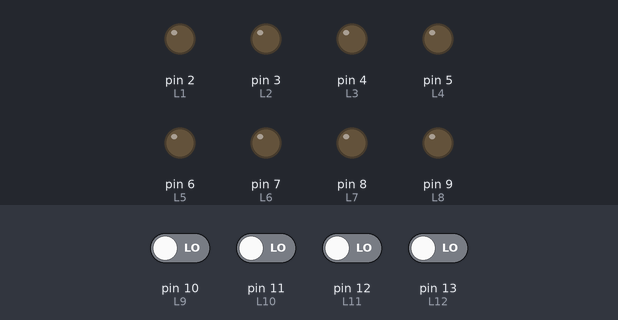
Recording of a sketch running on a simulated Arduino Uno, built with avr-gcc and run on an emulated ATmega328P. Shown: output pins drawn as LEDs (lit = HIGH). Dashed ring = blinking. The inputs (shaded band) are chosen by the test bench; at power-on: pin 10 (L9), pin 11 (L10), pin 12 (L11), pin 13 (L12) LOW.

Above: at 1.2 s.
1.3 s: pin 10 (L9) driven HIGH and pin 13 (L12) driven HIGH
At 1.45 s:
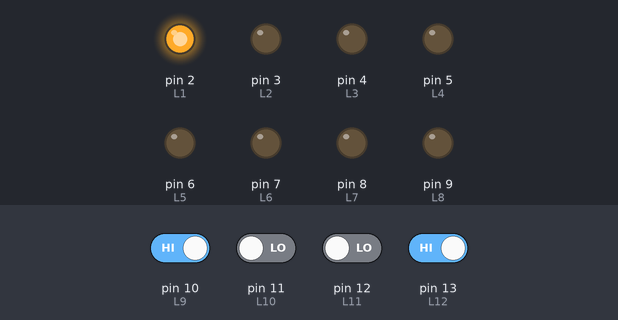
4.3 s: pin 10 (L9) driven LOW
At 5.35 s:
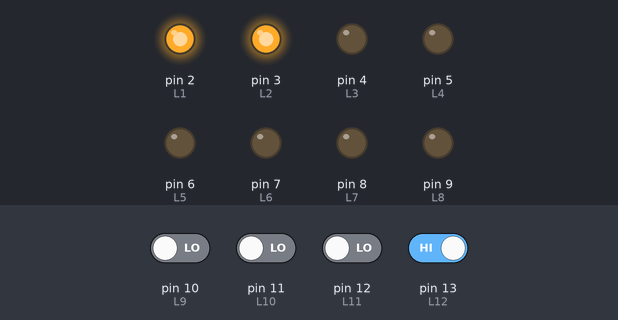
7.3 s: pin 12 (L11) driven HIGH
At 8.6 s:
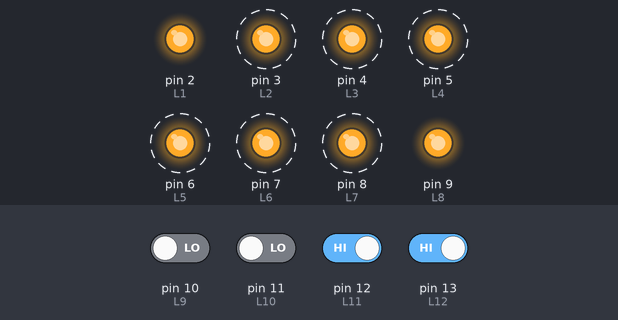
10.3 s: pin 13 (L12) driven LOW
At 11.7 s:
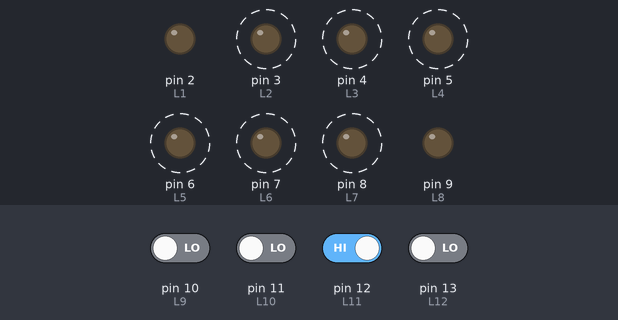
11.9 s: pin 13 (L12) driven HIGH
At 12.65 s:
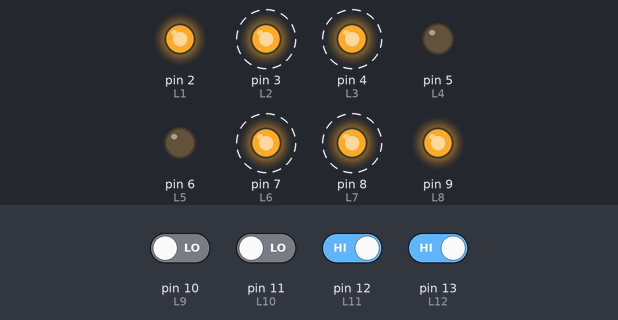
Timing chart, 0 to 15.9 s (numbered marks = the images above; inputs shaded):
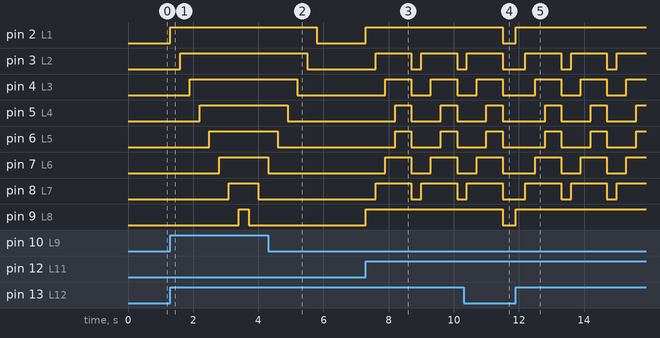

Measured:
- after the input at 1.3 s, pin 2 (L1): LOW → HIGH at once; pin 3 (L2): LOW → HIGH after 0.30 s; pin 4 (L3): LOW → HIGH after 0.60 s; pin 5 (L4): LOW → HIGH after 0.90 s; pin 6 (L5): LOW → HIGH after 1.2 s
- after the input at 4.3 s, pin 2 (L1): goes on until 5.8 s, then stays LOW; pin 3 (L2): goes on until 5.5 s, then stays LOW; pin 4 (L3): goes on until 5.2 s, then stays LOW
- after the input at 7.3 s, pin 2 (L1), pin 9 (L8): LOW → HIGH at once; pin 3 (L2), pin 8 (L7): alternates HIGH for 1.1 s and LOW for 0.30 s, starting after 0.30 s; pin 4 (L3), pin 7 (L6): alternates HIGH for 0.80 s and LOW for 0.60 s, starting after 0.60 s; pin 5 (L4), pin 6 (L5): alternates HIGH for 0.50 s and LOW for 0.90 s, starting after 0.90 s
- after the input at 10.3 s, pin 2 (L1), pin 9 (L8): HIGH → LOW after 1.2 s
- after the input at 11.9 s, pin 2 (L1), pin 9 (L8): LOW → HIGH at once; pin 3 (L2), pin 8 (L7): alternates HIGH for 1.1 s and LOW for 0.30 s, starting after 0.30 s; pin 4 (L3), pin 7 (L6): alternates HIGH for 0.80 s and LOW for 0.60 s, starting after 0.60 s; pin 5 (L4), pin 6 (L5): alternates HIGH for 0.50 s and LOW for 0.90 s, starting after 0.90 s

The sketch:

ACTIVITY_2.ino.ino
```cpp
int L1 = 2;
int L2 = 3;
int L3 = 4;
int L4 = 5;
int L5 = 6;
int L6 = 7;
int L7 = 8;
int L8 = 9;
int L9 = 10;
int L10 = 11;
int L11 = 12;
int L12 = 13;


void setup() {
  pinMode(L1, OUTPUT);
  pinMode(L2, OUTPUT);
  pinMode(L3, OUTPUT);
  pinMode(L4, OUTPUT);
  pinMode(L5, OUTPUT);
  pinMode(L6, OUTPUT);
  pinMode(L7, OUTPUT);
  pinMode(L8, OUTPUT);
  pinMode(L9, INPUT);
  pinMode(L10, INPUT);
  pinMode(L11, INPUT);
  pinMode(L12, INPUT);

}

void loop() {
  int sw1 = 0;
  int sw2 = 0;
  int sw3 = 0;
  int sw4 = 0;
  sw1 = digitalRead(L9);
  sw2 = digitalRead(L10);
  sw3 = digitalRead(L11);
  sw4 = digitalRead(L12);
  switch (sw4)
  { //main switch
    case HIGH:
      switch (sw1)
      { //switch1
        case HIGH:
          digitalWrite(L1, HIGH);
          delay(300);
          digitalWrite(L2, HIGH);
          delay(300);
          digitalWrite(L3, HIGH);
          delay(300);
          digitalWrite(L4, HIGH);
          delay(300);
          digitalWrite(L5, HIGH);
          delay(300);
          digitalWrite(L6, HIGH);
          delay(300);
          digitalWrite(L7, HIGH);
          delay(300);
          digitalWrite(L8, HIGH);
          delay(300);
          digitalWrite(L8, LOW);
          delay(300);
          digitalWrite(L7, LOW);
          delay(300);
          digitalWrite(L6, LOW);
          delay(300);
          digitalWrite(L5, LOW);
          delay(300);
          digitalWrite(L4, LOW);
          delay(300);
          digitalWrite(L3, LOW);
          delay(300);
          digitalWrite(L2, LOW);
          delay(300);
          digitalWrite(L1, LOW);
          delay(300);
          break;
      }//switch1
      switch (sw2)
      { //switch2
        case HIGH:
          digitalWrite(L1, HIGH);
          digitalWrite(L2, HIGH);
          digitalWrite(L3, HIGH);
          digitalWrite(L4, HIGH);
          digitalWrite(L5, HIGH);
          digitalWrite(L6, HIGH);
          digitalWrite(L7, HIGH);
          digitalWrite(L8, HIGH);
          delay(300);
          digitalWrite(L1, LOW);
          digitalWrite(L2, LOW);
          digitalWrite(L3, LOW);
          digitalWrite(L4, LOW);
          digitalWrite(L5, LOW);
          digitalWrite(L6, LOW);
          digitalWrite(L7, LOW);
          digitalWrite(L8, LOW);
          break;
      }//switch2
      switch (sw3)
      { //switch3
        case HIGH:
          digitalWrite(L1, HIGH);
          digitalWrite(L8, HIGH);
          delay(300);
          digitalWrite(L2, HIGH);
          digitalWrite(L7, HIGH);
          delay(300);
          digitalWrite(L3, HIGH);
          digitalWrite(L6, HIGH);
          delay(300);
          digitalWrite(L4, HIGH);
          digitalWrite(L5, HIGH);
          delay(500);
          digitalWrite(L1, LOW);
          digitalWrite(L2, LOW);
          digitalWrite(L3, LOW);
          digitalWrite(L4, LOW);
          digitalWrite(L5, LOW);
          digitalWrite(L6, LOW);
          digitalWrite(L7, LOW);
          digitalWrite(L8, LOW);
          break;
      }//switch3
      break;
      case LOW:
          digitalWrite(L1, LOW);
          digitalWrite(L2, LOW);
          digitalWrite(L3, LOW);
          digitalWrite(L4, LOW);
          digitalWrite(L5, LOW);
          digitalWrite(L6, LOW);
          digitalWrite(L7, LOW);
          digitalWrite(L8, LOW);


      break;

  }//mswitch
}
```
